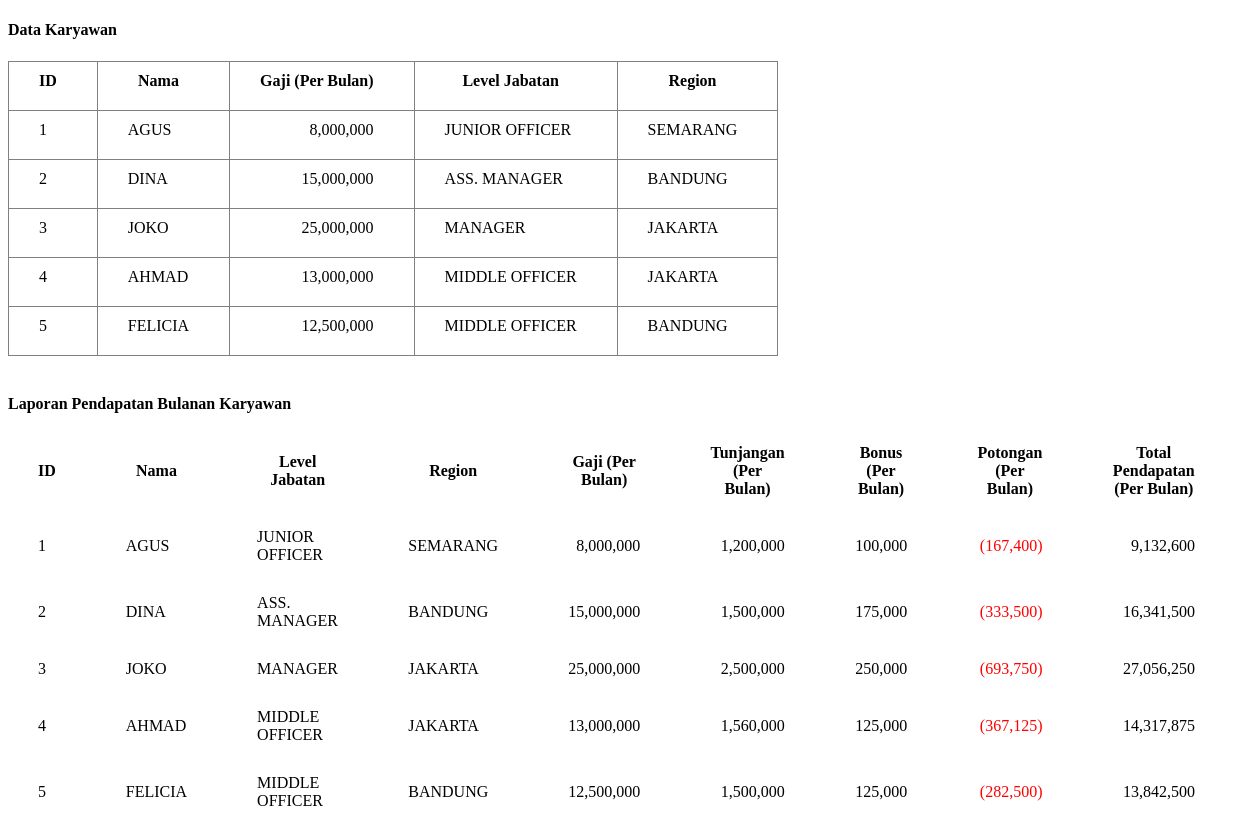
/report_gaji/index.php, run on the app's committed database.
### tables this page shows
CREATE TABLE `tb_karyawan` (
  `id` int(11) NOT NULL,
  `nama` varchar(50) NOT NULL,
  `gaji` varchar(50) NOT NULL,
  `level` varchar(50) NOT NULL,
  `region` varchar(50) NOT NULL
);

### report_gaji/index.php (the view, shortened to what this page needs)
<?php
function tunjangan($gaji)
{
    switch ($gaji) {
        case $gaji >= 15000000:
            return $gaji * 0.1;
            break;
        case $gaji >= 10000000 && $gaji < 15000000:
            return $gaji * 0.12;
            break;
        default:
            return $gaji * 0.15;
            break;
    }
}
function bonus($level)
{
    switch ($level) {
        case 'MANAGER':
            return 250000;
            break;
        case 'ASS. MANAGER':
            return 175000;
            break;
        case 'MIDDLE OFFICER':
            return 125000;
            break;
        case 'JUNIOR OFFICER':
            return 100000;
            break;
    }
}
function potongan($totalPendapatan, $region)
{
    switch ($region) {
        case 'JAKARTA':
            return $totalPendapatan * 0.025;
            break;
        case 'BANDUNG':
            return $totalPendapatan * 0.02;
            break;
        default:
            return $totalPendapatan * 0.018;
            break;
    }
}
?>
<!DOCTYPE html>
<html lang="en">
<head>
</head>
<body>
    <h4>Data Karyawan</h4>
    <table border="1">
        <thead>
            <tr>
                <th>ID</th>
                <th>Nama</th>
                <th>Gaji (Per Bulan)</th>
                <th>Level Jabatan</th>
                <th>Region</th>
            </tr>
        </thead>
        <tbody>
            <?php
            include('connection.php');
            $query = $connection->query("SELECT * FROM tb_karyawan");
            while ($result = $query->fetch_assoc()) : ?>
                <tr>
                    <td><?= $result['id']; ?></td>
                    <td><?= $result['nama']; ?></td>
                    <td style="text-align: right;"><?= number_format($result['gaji']); ?></td>
                    <td><?= $result['level']; ?></td>
                    <td><?= $result['region']; ?></td>
                </tr>
            <?php endwhile; ?>
        </tbody>
    </table><br>
    <h4>Laporan Pendapatan Bulanan Karyawan</h4>
    <table>
        <thead>
            <tr>
                <th>ID</th>
                <th>Nama</th>
                <th>Level Jabatan</th>
                <th>Region</th>
                <th>Gaji (Per Bulan)</th>
                <th>Tunjangan (Per Bulan)</th>
                <th>Bonus (Per Bulan)</th>
                <th>Potongan (Per Bulan)</th>
                <th>Total Pendapatan (Per Bulan)</th>
            </tr>
        </thead>
        <tbody>
            <?php
            include('connection.php');
            $query = $connection->query("SELECT * FROM tb_karyawan");
            while ($result = $query->fetch_assoc()) : ?>
                <tr>
                    <td><?= $result['id']; ?></td>
                    <td><?= $result['nama']; ?></td>
                    <td><?= $result['level']; ?></td>
                    <td><?= $result['region']; ?></td>
                    <td style="text-align: right;"><?= number_format($result['gaji']); ?></td>
                    <td style="text-align: right;"><?= number_format(tunjangan($result['gaji'])); ?></td>
                    <td style="text-align: right;"><?= number_format(bonus($result['level'])); ?></td>
                    <td style="text-align: right; color: red;"><?php
                                                                $total = (int) $result['gaji'] + (int) tunjangan($result['gaji']) + (int) bonus($result['level']);
                                                                $potongan = potongan($total, $result['region']);
                                                                echo '(' . number_format($potongan) . ')'; ?></td>
                    <td style="text-align: right;"><?= number_format($total - $potongan); ?></td>
                </tr>
            <?php endwhile; ?>
        </tbody>
    </table></br>
</body>
</html>

### report_gaji/index.php (style rules this page uses)
table, th, td { border-collapse: collapse; }
th, td { padding-top: 10px; padding-bottom: 20px; padding-left: 30px; padding-right: 40px; }

### data on the page
tb_karyawan: id "1", nama "AGUS", gaji "8,000,000", level "JUNIOR OFFICER", region "SEMARANG", gaji "1,200,000", level "100,000", potongan "167,400", $total - $potongan "9,132,600"
tb_karyawan: id "2", nama "DINA", gaji "15,000,000", level "ASS. MANAGER", region "BANDUNG", gaji "1,500,000", level "175,000", potongan "333,500", $total - $potongan "16,341,500"
tb_karyawan: id "3", nama "JOKO", gaji "25,000,000", level "MANAGER", region "JAKARTA", gaji "2,500,000", level "250,000", potongan "693,750", $total - $potongan "27,056,250"
tb_karyawan: id "4", nama "AHMAD", gaji "13,000,000", level "MIDDLE OFFICER", region "JAKARTA", gaji "1,560,000", level "125,000", potongan "367,125", $total - $potongan "14,317,875"
tb_karyawan: id "5", nama "FELICIA", gaji "12,500,000", level "MIDDLE OFFICER", region "BANDUNG", gaji "1,500,000", level "125,000", potongan "282,500", $total - $potongan "13,842,500"
